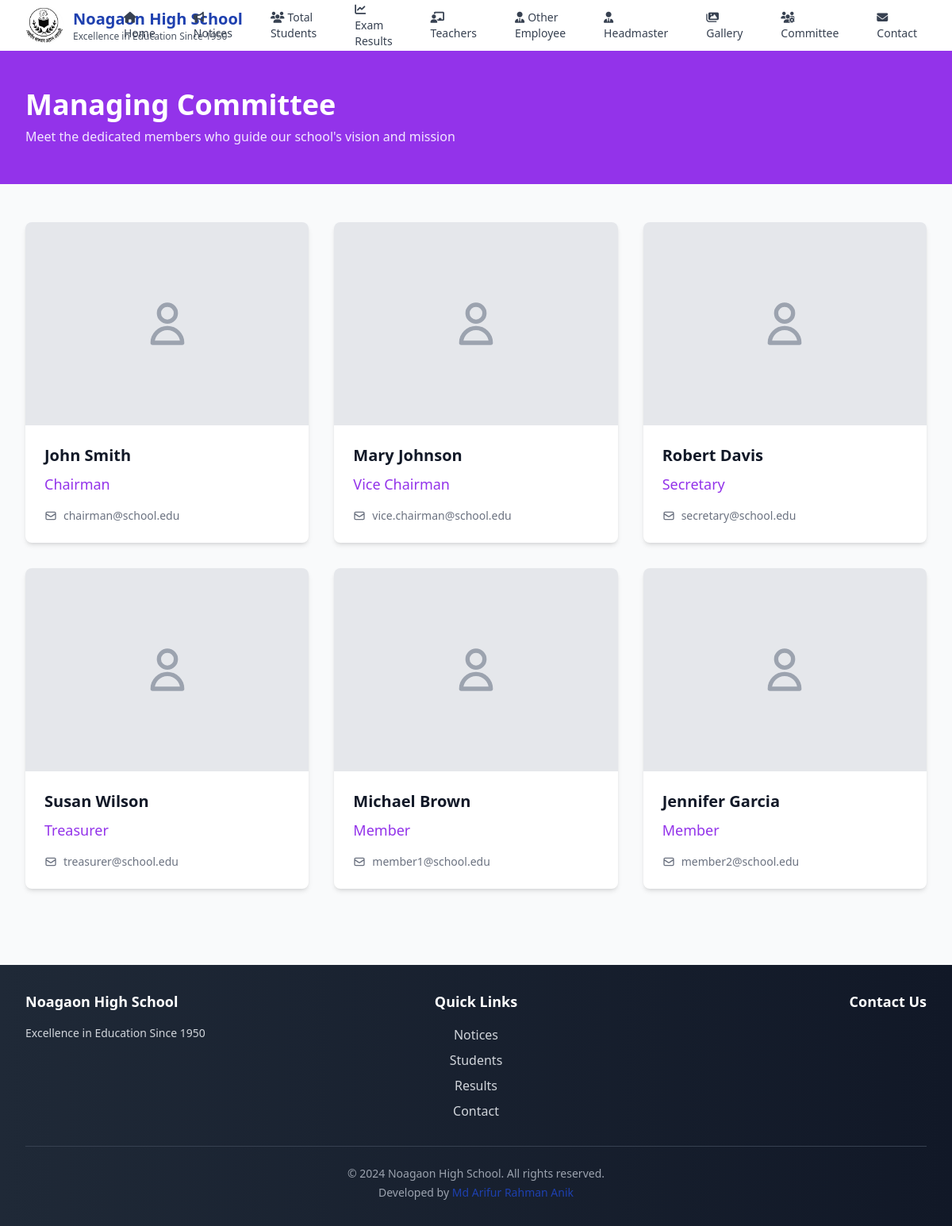
The page /committee/ on the database its author committed.
### main/models.py (models this page shows, shortened)
class CommitteeMember(models.Model):
    name = models.CharField(max_length=100)
    role = models.CharField(max_length=100)
    photo = models.ImageField(upload_to='committee/', blank=True, null=True)
    contact_info = models.CharField(max_length=200, blank=True)
    order = models.PositiveIntegerField(default=0, help_text="Order of display")
    class Meta:
        ordering = ['order', 'name']

### main/views.py (the view)
# urls.py: path('committee/', views.committee, name='committee'),
def committee(request):
    committee_members = CommitteeMember.objects.all()
    context = {
        'committee_members': committee_members,
    }
    return render(request, 'main/committee.html', context)

### main/context_processors.py (called while the page is built)
def get_default_logo():
    logo_path = os.path.join(settings.MEDIA_ROOT, 'logo', 'Noagaon_logo.jpg')
    if os.path.exists(logo_path):
        return f"{settings.MEDIA_URL}logo/Noagaon_logo.jpg"
    return None

### templates/main/committee.html (shortened to what this page needs)
{% extends 'base.html' %}
{% block content %}
<div class="bg-purple-600 text-white">
    <div class="max-w-7xl mx-auto py-12 px-4 sm:px-6 lg:px-8">
        <h1 class="text-3xl md:text-4xl font-bold">Managing Committee</h1>
        <p class="mt-2 text-purple-100">Meet the dedicated members who guide our school's vision and mission</p>
    </div>
</div>
<div class="py-12 bg-gray-50">
    <div class="max-w-7xl mx-auto px-4 sm:px-6 lg:px-8">
        {% if committee_members %}
            <div class="grid gap-8 md:grid-cols-2 lg:grid-cols-3">
                {% for member in committee_members %}
                <div class="bg-white rounded-lg shadow-md overflow-hidden hover:shadow-lg transition-shadow">
                    <div class="aspect-w-3 aspect-h-4">
                        {% if member.photo %}
                            <img src="{{ member.photo.url }}" alt="{{ member.name }}"
                                 class="w-full h-64 object-cover">
                        {% else %}
                            <div class="w-full h-64 bg-gray-200 flex items-center justify-center">
                                <svg class="w-16 h-16 text-gray-400" fill="none" stroke="currentColor" viewBox="0 0 24 24">
                                    <path stroke-linecap="round" stroke-linejoin="round" stroke-width="2" d="M16 7a4 4 0 11-8 0 4 4 0 018 0zM12 14a7 7 0 00-7 7h14a7 7 0 00-7-7z"></path>
                                </svg>
                            </div>
                        {% endif %}
                    </div>
                    <div class="p-6">
                        <h3 class="text-xl font-semibold text-gray-900 mb-2">{{ member.name }}</h3>
                        <p class="text-lg text-purple-600 font-medium mb-4">{{ member.role }}</p>
                        {% if member.contact_info %}
                            <div class="flex items-center text-sm text-gray-500">
                                <svg class="w-4 h-4 mr-2" fill="none" stroke="currentColor" viewBox="0 0 24 24">
                                    <path stroke-linecap="round" stroke-linejoin="round" stroke-width="2" d="M3 8l7.89 5.26a2 2 0 002.22 0L21 8M5 19h14a2 2 0 002-2V7a2 2 0 00-2-2H5a2 2 0 00-2 2v10a2 2 0 002 2z"></path>
                                </svg>
                                <span>{{ member.contact_info }}</span>
                            </div>
                        {% endif %}
                    </div>
                </div>
                {% endfor %}
            </div>
        {% endif %}
    </div>
</div>
{% endblock %}

### rows shown on the page
CommitteeMember: name "John Smith", role "Chairman", contact_info "chairman@school.edu"
CommitteeMember: name "Mary Johnson", role "Vice Chairman", contact_info "vice.chairman@school.edu"
CommitteeMember: name "Robert Davis", role "Secretary", contact_info "secretary@school.edu"
CommitteeMember: name "Susan Wilson", role "Treasurer", contact_info "treasurer@school.edu"
CommitteeMember: name "Michael Brown", role "Member", contact_info "member1@school.edu"
CommitteeMember: name "Jennifer Garcia", role "Member", contact_info "member2@school.edu"

### other values the page prints
{{ school_name }} "Noagaon High School"
{{ school_tagline }} "Excellence in Education Since 1950"
